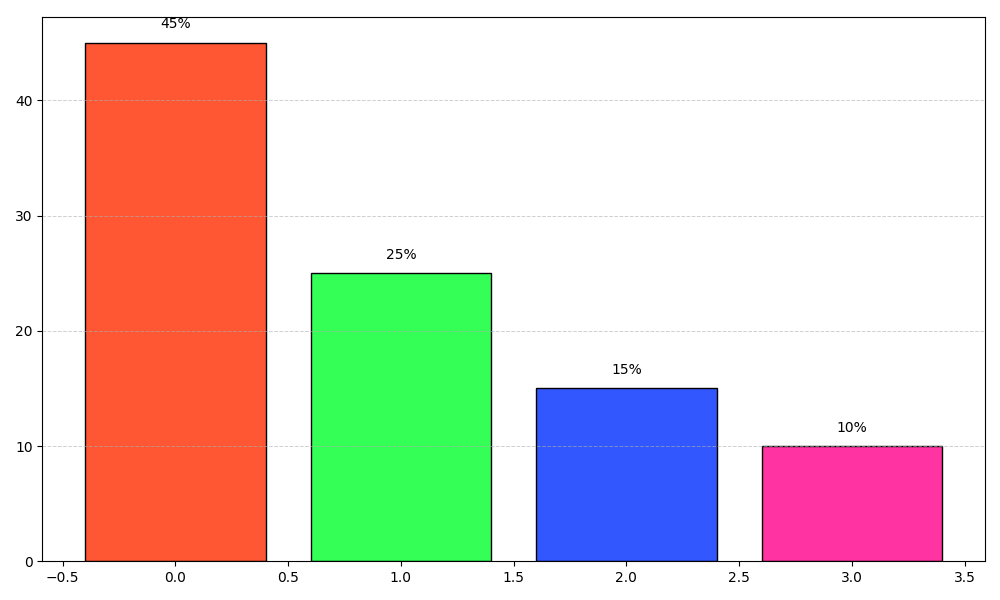

Recreate this plot in Python.
import matplotlib.pyplot as plt
import numpy as np

# Data setup
energy_contribution = np.array([45, 25, 15, 10])  # Percentage values

# Define new colors for each source
new_colors = ['#ff5733', '#33ff57', '#3357ff', '#ff33a1']

# Create the figure and axis objects
fig, ax = plt.subplots(figsize=(10, 6))

# Creating the vertical bar chart
bars = ax.bar(range(len(energy_contribution)), energy_contribution, color=new_colors, edgecolor='black')

# Annotating each bar with the percentage value
for bar, contribution in zip(bars, energy_contribution):
    height = bar.get_height()
    ax.text(bar.get_x() + bar.get_width() / 2, height + 1, f'{height}%', va='bottom', ha='center', fontsize=10, color='black')

# Adding grid to the primary y-axis
ax.yaxis.grid(True, linestyle='--', linewidth=0.7, alpha=0.6)

# Automatically adjust the layout to prevent overlapping
plt.tight_layout()

# Display the plot
plt.show()
